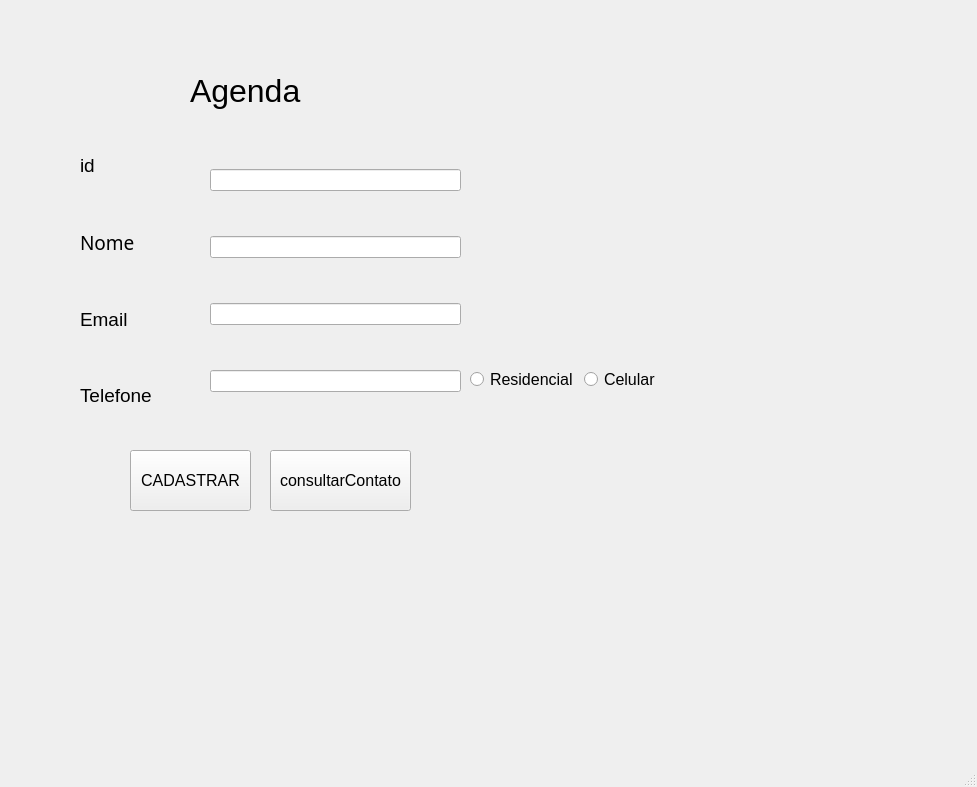
<?xml version="1.0" encoding="UTF-8"?>
<ui version="4.0">
 <class>MainWindow</class>
 <widget class="QMainWindow" name="MainWindow">
  <property name="geometry">
   <rect>
    <x>0</x>
    <y>0</y>
    <width>977</width>
    <height>787</height>
   </rect>
  </property>
  <property name="windowTitle">
   <string>MainWindow</string>
  </property>
  <property name="styleSheet">
   <string notr="true">gray</string>
  </property>
  <widget class="QWidget" name="centralwidget">
   <widget class="QLabel" name="label">
    <property name="geometry">
     <rect>
      <x>190</x>
      <y>50</y>
      <width>171</width>
      <height>81</height>
     </rect>
    </property>
    <property name="font">
     <font>
      <family>Arial</family>
      <pointsize>24</pointsize>
     </font>
    </property>
    <property name="text">
     <string>Agenda</string>
    </property>
   </widget>
   <widget class="QWidget" name="verticalLayoutWidget">
    <property name="geometry">
     <rect>
      <x>0</x>
      <y>80</y>
      <width>2</width>
      <height>2</height>
     </rect>
    </property>
    <layout class="QVBoxLayout" name="verticalLayout"/>
   </widget>
   <widget class="QWidget" name="verticalLayoutWidget_2">
    <property name="geometry">
     <rect>
      <x>210</x>
      <y>130</y>
      <width>251</width>
      <height>304</height>
     </rect>
    </property>
    <layout class="QVBoxLayout" name="verticalLayout_3">
     <item>
      <widget class="QLineEdit" name="textEdit_3"/>
     </item>
     <item>
      <widget class="QLineEdit" name="textEdit_4"/>
     </item>
     <item>
      <widget class="QLineEdit" name="textEdit_5"/>
     </item>
     <item>
      <widget class="QLineEdit" name="textEdit_2"/>
     </item>
    </layout>
   </widget>
   <widget class="QWidget" name="verticalLayoutWidget_3">
    <property name="geometry">
     <rect>
      <x>80</x>
      <y>130</y>
      <width>131</width>
      <height>301</height>
     </rect>
    </property>
    <layout class="QVBoxLayout" name="verticalLayout_4">
     <item>
      <widget class="QLabel" name="label_2">
       <property name="font">
        <font>
         <family>Arial</family>
         <pointsize>14</pointsize>
        </font>
       </property>
       <property name="text">
        <string>id</string>
       </property>
      </widget>
     </item>
     <item>
      <widget class="QLabel" name="label_3">
       <property name="font">
        <font>
         <family>Algerian</family>
         <pointsize>14</pointsize>
        </font>
       </property>
       <property name="text">
        <string>Nome</string>
       </property>
      </widget>
     </item>
     <item>
      <widget class="QLabel" name="label_4">
       <property name="font">
        <font>
         <pointsize>14</pointsize>
        </font>
       </property>
       <property name="text">
        <string>Email</string>
       </property>
      </widget>
     </item>
     <item>
      <widget class="QLabel" name="label_5">
       <property name="font">
        <font>
         <pointsize>14</pointsize>
        </font>
       </property>
       <property name="text">
        <string>Telefone</string>
       </property>
      </widget>
     </item>
    </layout>
   </widget>
   <widget class="QWidget" name="horizontalLayoutWidget">
    <property name="geometry">
     <rect>
      <x>470</x>
      <y>340</y>
      <width>201</width>
      <height>80</height>
     </rect>
    </property>
    <layout class="QHBoxLayout" name="horizontalLayout">
     <item>
      <widget class="QRadioButton" name="radioButton_2">
       <property name="font">
        <font>
         <family>Arial</family>
         <pointsize>12</pointsize>
        </font>
       </property>
       <property name="text">
        <string>Residencial</string>
       </property>
      </widget>
     </item>
     <item>
      <widget class="QRadioButton" name="radioButton">
       <property name="font">
        <font>
         <family>Arial</family>
         <pointsize>12</pointsize>
        </font>
       </property>
       <property name="text">
        <string>Celular</string>
       </property>
      </widget>
     </item>
    </layout>
   </widget>
   <widget class="QPushButton" name="btnCadastro">
    <property name="geometry">
     <rect>
      <x>130</x>
      <y>450</y>
      <width>121</width>
      <height>61</height>
     </rect>
    </property>
    <property name="font">
     <font>
      <pointsize>12</pointsize>
     </font>
    </property>
    <property name="text">
     <string>CADASTRAR</string>
    </property>
   </widget>
   <widget class="QPushButton" name="btnConsCont">
    <property name="geometry">
     <rect>
      <x>270</x>
      <y>450</y>
      <width>141</width>
      <height>61</height>
     </rect>
    </property>
    <property name="font">
     <font>
      <family>Arial</family>
      <pointsize>12</pointsize>
     </font>
    </property>
    <property name="text">
     <string>consultarContato</string>
    </property>
   </widget>
  </widget>
  <widget class="QMenuBar" name="menubar">
   <property name="geometry">
    <rect>
     <x>0</x>
     <y>0</y>
     <width>977</width>
     <height>21</height>
    </rect>
   </property>
  </widget>
  <widget class="QStatusBar" name="statusbar"/>
 </widget>
 <resources/>
 <connections/>
</ui>
